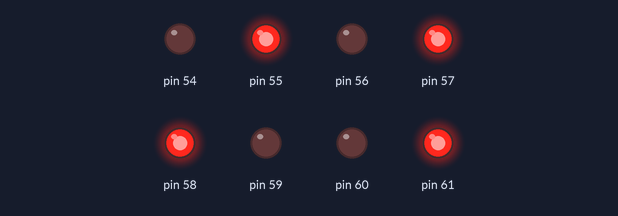
This sketch was run on a simulated Arduino Mega 2560, built with avr-gcc and run on an emulated ATmega2560. On the bench: output pins drawn as LEDs (lit = HIGH).

Above: at 0.1 s.
Timing chart, 0 to 1.6 s (numbered marks = the images above):
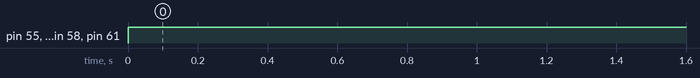

Measured:
- by itself, pin 55, pin 57, pin 58, pin 61: LOW → HIGH at 0.00 s

The sketch:

sketch.ino
```cpp
/*ESP - LED Problems – Set 1*/

void setup()
{
  // put your setup code here, to run once:
  volatile char *DIR_F = (char*)0x30;//DDRF register
  *DIR_F = 0xFF;//set PORT_F as output port

}

void loop()
{
  //uncomment and check for each cases
  volatile char *OUT_F = (char*)0x31; // PORTF – Port F Data Register
  //*OUT_F =0x01;//LSB bit only
  //*OUT_F =0x80;//MSB bit only
  //*OUT_F =0x03;//bit 0 and 1 only
  //*OUT_F =0xC0;//bit 6 and 7 only
  //*OUT_F =0x0F;//bit 0 to bit 3
  //*OUT_F =0xF0;//bit 7 to bit 4
  //*OUT_F =0xFF;//all bits ON
  //*OUT_F =0xAA;//all odd number LEDS
  //*OUT_F =0x55;//all even number LEDS
  *OUT_F = 0x9A; //only LEDS 1,3,4,7

}
```
